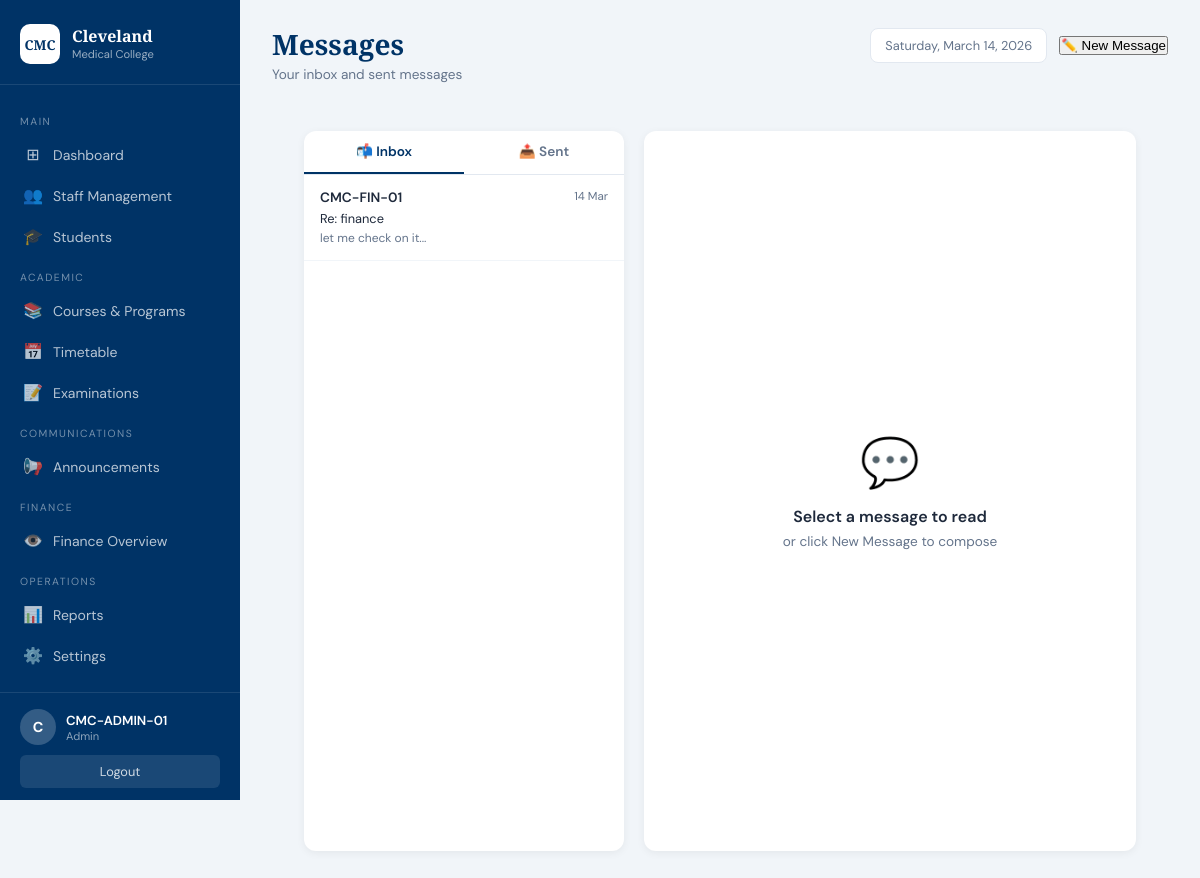
Page /messages (signed in) on the committed database.
### backend/app.py (models this page shows)
class Message(db.Model):
    __tablename__ = 'messages'
    id          = db.Column(db.Integer,     primary_key=True)
    sender_id   = db.Column(db.String(100), nullable=False)
    sender_name = db.Column(db.String(200), nullable=False)
    receiver_id = db.Column(db.String(100), nullable=False)
    subject     = db.Column(db.String(200), nullable=False)
    body        = db.Column(db.Text,        nullable=False)
    is_read     = db.Column(db.Boolean,     default=False)
    date_sent   = db.Column(db.DateTime,    default=datetime.utcnow)
    reply_to    = db.Column(db.Integer,     db.ForeignKey('messages.id'), nullable=True)

### backend/app.py (the view)
@app.route('/messages')
def messages():
    if not session.get('username'):
        return redirect(url_for('staff_login'))
    username    = session.get('username')
    role        = session.get('role')
    inbox       = Message.query.filter_by(receiver_id=username).order_by(Message.date_sent.desc()).all()
    sent        = Message.query.filter_by(sender_id=username).order_by(Message.date_sent.desc()).all()
    unread      = Message.query.filter_by(receiver_id=username, is_read=False).count()
    auto_to     = request.args.get('to', '')
    if role == 'admin':
        contacts = Staff.query.filter(
            Staff.role.in_(['finance', 'front_office']),
            Staff.staff_id != username
        ).all()
    elif role == 'finance':
        contacts = Staff.query.filter_by(role='admin').all()
    elif role == 'front_office':
        contacts = Staff.query.filter_by(role='admin').all()
    else:
        contacts = []
    auto_contact = None
    if auto_to == 'finance':
        auto_contact = Staff.query.filter_by(role='finance').first()
    return render_template('messages.html',
                           inbox=inbox,
                           sent=sent,
                           unread=unread,
                           contacts=contacts,
                           auto_contact=auto_contact)

### backend/app.py (called while the page is built)
@app.context_processor
def inject_unread():
    if session.get('username'):
        unread = Message.query.filter_by(
            receiver_id = session.get('username'),
            is_read     = False
        ).count()
        return {'unread_messages': unread}
    return {'unread_messages': 0}

### frontend/templates/messages.html (shortened to what this page needs)
<!DOCTYPE html>
<html lang="en">
<head>
    <link rel="stylesheet" href="{{ url_for('static', filename='css/admin_dashboard.css') }}">
</head>
<body>
<aside class="sidebar">
    <div class="sidebar-brand">
        <div class="brand-icon">CMC</div>
        <div><div class="brand-name">Cleveland</div><div class="brand-sub">Medical College</div></div>
    </div>
    <nav class="sidebar-nav">
        {% if session.get('role') == 'admin' %}
        <div class="nav-section-label">Main</div>
        <a href="{{ url_for('admin_dashboard') }}" class="nav-item"><span class="nav-icon">⊞</span> Dashboard</a>
        <a href="{{ url_for('manage_staff') }}" class="nav-item"><span class="nav-icon">👥</span> Staff Management</a>
        <a href="{{ url_for('students') }}" class="nav-item"><span class="nav-icon">🎓</span> Students</a>
        <div class="nav-section-label">Academic</div>
        <a href="{{ url_for('courses') }}" class="nav-item"><span class="nav-icon">📚</span> Courses & Programs</a>
        <a href="{{ url_for('timetable') }}" class="nav-item"><span class="nav-icon">📅</span> Timetable</a>
        <a href="{{ url_for('examinations') }}" class="nav-item"><span class="nav-icon">📝</span> Examinations</a>
        <div class="nav-section-label">Communications</div>
        <a href="{{ url_for('announcements') }}" class="nav-item"><span class="nav-icon">📢</span> Announcements</a>
        <div class="nav-section-label">Finance</div>
        <a href="{{ url_for('finance_overview') }}" class="nav-item"><span class="nav-icon">👁️</span> Finance Overview</a>
        <div class="nav-section-label">Operations</div>
        <a href="{{ url_for('reports') }}" class="nav-item"><span class="nav-icon">📊</span> Reports</a>
        <a href="{{ url_for('settings') }}" class="nav-item"><span class="nav-icon">⚙️</span> Settings</a>
        {% endif %}
    </nav>
    <div class="sidebar-footer">
        <div class="user-info">
            <div class="user-avatar">{{ session.get('full_name', session.get('username','U'))[0] }}</div>
            <div>
                <div class="user-name">{{ session.get('full_name', session.get('username')) }}</div>
                <div class="user-role">{{ session.get('role','') | replace('_',' ') | title }}</div>
            </div>
        </div>
        <a href="{{ url_for('logout') }}" class="logout-btn">Logout</a>
    </div>
</aside>
<main class="main">
    <header class="topbar">
        <div>
            <h1 class="page-title">Messages</h1>
            <p class="page-subtitle">Your inbox and sent messages</p>
        </div>
        <div style="display:flex; align-items:center; gap:12px;">
            <div class="date-badge" id="live-date"></div>
            <button class="btn-primary" onclick="showCompose()"
                    style="display:inline-flex; align-items:center; gap:6px;">
                ✏️ New Message
            </button>
        </div>
    </header>
    <div style="padding:20px 32px;">
        <div class="msg-layout">
            <div class="msg-sidebar">
                <div class="msg-tabs">
                    <div class="msg-tab active" onclick="switchTab('inbox', this)">
                        📬 Inbox
                    </div>
                    <div class="msg-tab" onclick="switchTab('sent', this)">📤 Sent</div>
                </div>
                <div class="msg-list" id="inbox-list">
                    {% for msg in inbox %}
                    <div class="msg-item {{ 'unread' if not msg.is_read else '' }}"
                         onclick="viewMessage(
                             {{ msg.id }},
                             '{{ msg.sender_name | replace("'", "\\'") }}',
                             '{{ msg.subject | replace("'", "\\'") }}',
                             '{{ msg.body | replace("'", "\\'") | replace("\n", "\\n") }}',
                             '{{ msg.date_sent.strftime("%d %b %Y %H:%M") }}',
                             {{ msg.id }},
                             '{{ msg.sender_id }}'
                         )">
                        <div class="msg-item-header">
                            <span class="msg-item-from">
                                {{ msg.sender_name }}
                            </span>
                            <span class="msg-item-date">{{ msg.date_sent.strftime('%d %b') }}</span>
                        </div>
                        <div class="msg-item-subject">{{ msg.subject }}</div>
                        <div class="msg-item-preview">{{ msg.body[:60] }}...</div>
                    </div>
                    {% else %}
                    <div class="empty-state" style="padding:30px; text-align:center;">
                        No messages yet
                    </div>
                    {% endfor %}
                </div>
            </div>
            <div class="msg-main">
                <div class="welcome-panel" id="welcome-panel">
                    <div style="font-size:3rem; margin-bottom:12px;">💬</div>
                    <div style="font-size:1rem; font-weight:600; color:var(--text);">
                        Select a message to read
                    </div>
                    <div style="font-size:0.85rem; color:var(--muted); margin-top:6px;">
                        or click New Message to compose
                    </div>
                </div>
            </div>
        </div>
    </div>
</main>
</body>
</html>

### frontend/static/css/admin_dashboard.css (style rules this page uses)
*, *::before, *::after { box-sizing: border-box; margin: 0; padding: 0; }
:root { --navy: #003366; --navy-lt: #0a4a8a; --red: #c0392b; --green: #1a7a4a; --orange: #d35400; --teal: #0e7490; --purple: #6d28d9; --bg: #f1f5f9; --white: #ffffff; --text: #1e293b; --muted: #64748b; --border: #e2e8f0; --sidebar-w: 240px; }
body { font-family: 'DM Sans', sans-serif; background: var(--bg); color: var(--text); display: flex; min-height: 100vh; }
.sidebar { width: var(--sidebar-w); background: var(--navy); color: white; display: flex; flex-direction: column; position: fixed; top: 0; left: 0; height: 100vh; overflow-y: auto; z-index: 100; }
.sidebar-brand { display: flex; align-items: center; gap: 12px; padding: 24px 20px 20px; border-bottom: 1px solid rgba(255,255,255,0.1); }
.brand-icon { background: white; color: var(--navy); font-family: 'Playfair Display', serif; font-weight: 700; font-size: 0.85rem; width: 40px; height: 40px; border-radius: 10px; display: flex; align-items: center; justify-content: center; flex-shrink: 0; }
.brand-name { font-family: 'Playfair Display', serif; font-size: 1rem; font-weight: 600; line-height: 1.2; }
.brand-sub { font-size: 0.7rem; opacity: 0.6; }
.sidebar-nav { flex: 1; padding: 16px 0; }
.nav-section-label { font-size: 0.65rem; text-transform: uppercase; letter-spacing: 1.5px; opacity: 0.45; padding: 14px 20px 6px; }
.nav-item { display: flex; align-items: center; gap: 10px; padding: 10px 20px; color: rgba(255,255,255,0.72); text-decoration: none; font-size: 0.875rem; font-weight: 400; transition: all .18s; border-left: 3px solid transparent; }
.nav-icon { font-size: 1rem; width: 20px; text-align: center; }
.sidebar-footer { border-top: 1px solid rgba(255,255,255,0.1); padding: 16px 20px; }
.user-info { display: flex; align-items: center; gap: 10px; margin-bottom: 10px; }
.user-avatar { width: 36px; height: 36px; background: rgba(255,255,255,0.2); border-radius: 50%; display: flex; align-items: center; justify-content: center; font-weight: 700; font-size: 0.9rem; flex-shrink: 0; }
.user-name { font-size: 0.82rem; font-weight: 600; }
.user-role { font-size: 0.7rem; opacity: 0.55; }
.logout-btn { display: block; text-align: center; background: rgba(255,255,255,0.1); color: rgba(255,255,255,0.8); text-decoration: none; padding: 8px; border-radius: 6px; font-size: 0.8rem; transition: background .18s; }
.main { margin-left: var(--sidebar-w); flex: 1; padding: 28px 32px; min-height: 100vh; }
.topbar { display: flex; justify-content: space-between; align-items: flex-start; margin-bottom: 28px; }
.page-title { font-family: 'Playfair Display', serif; font-size: 1.75rem; color: var(--navy); line-height: 1.2; }
.page-subtitle { font-size: 0.85rem; color: var(--muted); margin-top: 4px; }
.date-badge { background: white; border: 1px solid var(--border); padding: 8px 14px; border-radius: 8px; font-size: 0.8rem; color: var(--muted); }

### frontend/templates/messages.html (style rules this page uses)
.msg-layout { display: grid; grid-template-columns: 320px 1fr; gap: 20px; height: calc(100vh - 80px); }
.msg-sidebar { background: white; border-radius: 12px; box-shadow: 0 2px 8px rgba(0,0,0,0.06); display: flex; flex-direction: column; overflow: hidden; }
.msg-tabs { display: flex; border-bottom: 1px solid var(--border); }
.msg-tab { flex: 1; padding: 12px; text-align: center; font-size: 0.85rem; font-weight: 600; cursor: pointer; color: var(--muted); border-bottom: 2px solid transparent; transition: all 0.2s; }
.msg-tab.active { color: var(--navy); border-bottom-color: var(--navy); }
.msg-list { flex: 1; overflow-y: auto; }
.msg-item { padding: 14px 16px; border-bottom: 1px solid #f1f5f9; cursor: pointer; transition: background 0.15s; }
.msg-item-header { display: flex; justify-content: space-between; margin-bottom: 4px; }
.msg-item-from { font-size: 0.85rem; font-weight: 600; color: var(--text); }
.msg-item-date { font-size: 0.72rem; color: var(--muted); }
.msg-item-subject { font-size: 0.8rem; color: var(--text); margin-bottom: 3px; }
.msg-item-preview { font-size: 0.75rem; color: var(--muted); white-space: nowrap; overflow: hidden; text-overflow: ellipsis; }
.msg-main { background: white; border-radius: 12px; box-shadow: 0 2px 8px rgba(0,0,0,0.06); display: flex; flex-direction: column; overflow: hidden; }
.welcome-panel { flex: 1; display: flex; align-items: center; justify-content: center; flex-direction: column; color: var(--muted); }

### rows in the picture
Message: sender_name "CMC-FIN-01", date_sent "14 Mar", subject "Re: finance", body "let me check on it"

### other values in the picture
{{ session.get('full_name', session.get('username','U'))[0] }} "C"
{{ session.get('full_name', session.get('username')) }} "CMC-ADMIN-01"
{{ session.get('role','') | replace('_',' ') | title }} "Admin"
